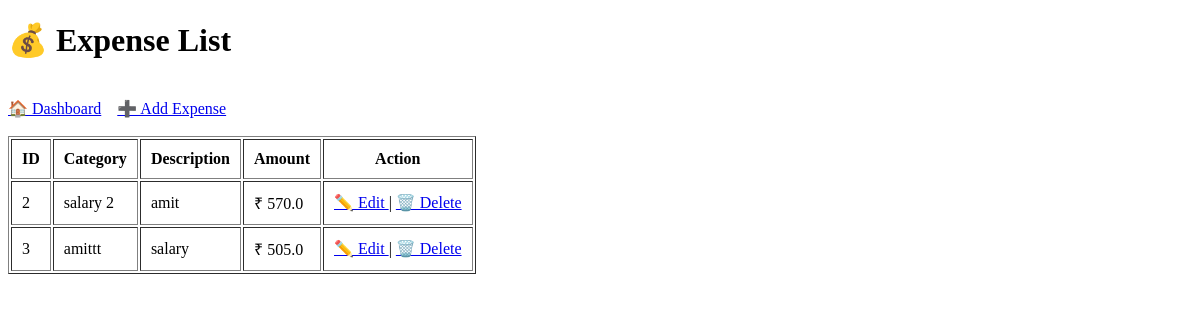
The page /view-expenses on the database as committed earlier.
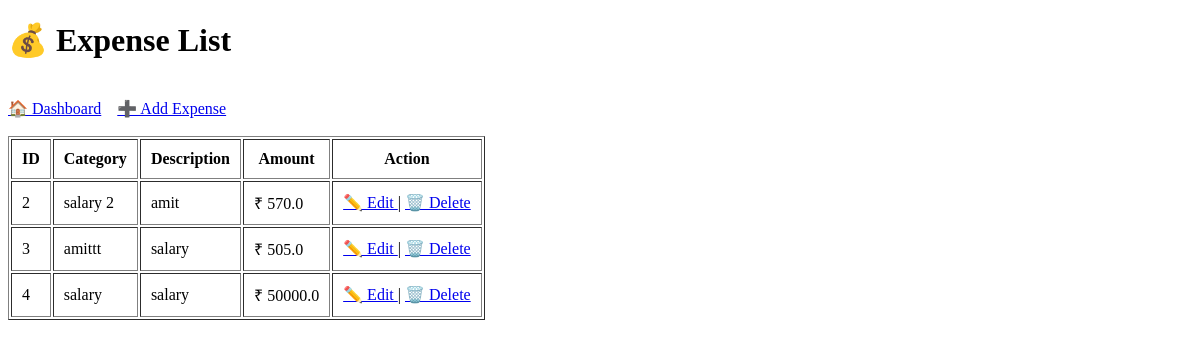
The same page on the database as committed later.
### tables this page shows
CREATE TABLE expenses (
            id INTEGER PRIMARY KEY AUTOINCREMENT,
            category TEXT,
            description TEXT,
            amount REAL
        , date TEXT);

### app.py (the view)
@app.route("/view-expenses")
def view_expenses():
    expenses = get_all_expenses()
    return render_template(
        "view_expenses.html",
        expenses=expenses
    )

### database/db.py (called while the page is built)
def get_all_expenses():
    conn = sqlite3.connect(DATABASE_NAME)
    cursor = conn.cursor()
    cursor.execute("SELECT * FROM expenses")
    rows = cursor.fetchall()
    conn.close()
    return rows

### templates/view_expenses.html (shortened to what this page needs)
<!DOCTYPE html>
<html>
<head>
</head>
<body>
<h1>💰 Expense List</h1>
<br>
<a href="/">🏠 Dashboard</a>
<a href="/add-expense">➕ Add Expense</a>
<br><br>
<table border="1" cellpadding="10">
<tr>
    <th>ID</th>
    <th>Category</th>
    <th>Description</th>
    <th>Amount</th>
    <th>Action</th>
</tr>
{% for expense in expenses %}
<tr>
    <td>{{ expense[0] }}</td>
    <td>{{ expense[1] }}</td>
    <td>{{ expense[2] }}</td>
    <td>₹ {{ expense[3] }}</td>
    <td>
        <a href="/edit-expense/{{ expense[0] }}">
            ✏️ Edit
        </a>
        |
        <a href="/delete-expense/{{ expense[0] }}">
            🗑️ Delete
        </a>
    </td>
</tr>
{% else %}
<tr>
    <td colspan="5">
        No Expenses Found
    </td>
</tr>
{% endfor %}
</table>
</body>
</html>

Rows that differ between the two databases and show on the page:
added expenses: id "4", category "salary", description "salary", amount "50000.0"
